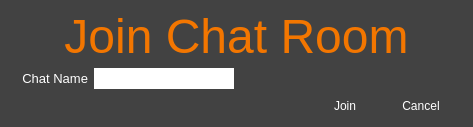
<?xml version="1.0" encoding="UTF-8"?>
<ui version="4.0">
 <class>JoinChatUI</class>
 <widget class="QDialog" name="JoinChatUI">
  <property name="geometry">
   <rect>
    <x>0</x>
    <y>0</y>
    <width>469</width>
    <height>127</height>
   </rect>
  </property>
  <property name="sizePolicy">
   <sizepolicy hsizetype="Minimum" vsizetype="Minimum">
    <horstretch>0</horstretch>
    <verstretch>0</verstretch>
   </sizepolicy>
  </property>
  <property name="windowTitle">
   <string>Dialog</string>
  </property>
  <property name="styleSheet">
   <string notr="true">background-color:rgb(66,66,66);</string>
  </property>
  <layout class="QGridLayout" name="gridLayout">
   <item row="0" column="0" colspan="2">
    <widget class="QLabel" name="title">
     <property name="minimumSize">
      <size>
       <width>451</width>
       <height>51</height>
      </size>
     </property>
     <property name="maximumSize">
      <size>
       <width>16777215</width>
       <height>51</height>
      </size>
     </property>
     <property name="font">
      <font>
       <pointsize>36</pointsize>
      </font>
     </property>
     <property name="styleSheet">
      <string notr="true">color: rgb(243, 118, 0);</string>
     </property>
     <property name="frameShape">
      <enum>QFrame::NoFrame</enum>
     </property>
     <property name="text">
      <string>Join Chat Room</string>
     </property>
     <property name="alignment">
      <set>Qt::AlignCenter</set>
     </property>
    </widget>
   </item>
   <item row="1" column="0">
    <layout class="QFormLayout" name="formLayout">
     <item row="0" column="0">
      <widget class="QLabel" name="chatNameLabel">
       <property name="minimumSize">
        <size>
         <width>77</width>
         <height>21</height>
        </size>
       </property>
       <property name="maximumSize">
        <size>
         <width>77</width>
         <height>21</height>
        </size>
       </property>
       <property name="baseSize">
        <size>
         <width>77</width>
         <height>21</height>
        </size>
       </property>
       <property name="font">
        <font>
         <pointsize>10</pointsize>
        </font>
       </property>
       <property name="styleSheet">
        <string notr="true">color:rgb(255,255,255);</string>
       </property>
       <property name="text">
        <string>Chat Name</string>
       </property>
       <property name="textFormat">
        <enum>Qt::PlainText</enum>
       </property>
       <property name="scaledContents">
        <bool>true</bool>
       </property>
       <property name="alignment">
        <set>Qt::AlignRight|Qt::AlignTrailing|Qt::AlignVCenter</set>
       </property>
      </widget>
     </item>
     <item row="0" column="1">
      <widget class="QLineEdit" name="chatNameText">
       <property name="minimumSize">
        <size>
         <width>140</width>
         <height>21</height>
        </size>
       </property>
       <property name="maximumSize">
        <size>
         <width>140</width>
         <height>21</height>
        </size>
       </property>
       <property name="baseSize">
        <size>
         <width>140</width>
         <height>21</height>
        </size>
       </property>
       <property name="styleSheet">
        <string notr="true">color:rgb(0,0,0);
background-color:rgb(255,255,255);</string>
       </property>
       <property name="maxLength">
        <number>64</number>
       </property>
       <property name="frame">
        <bool>false</bool>
       </property>
       <property name="clearButtonEnabled">
        <bool>true</bool>
       </property>
      </widget>
     </item>
    </layout>
   </item>
   <item row="2" column="0">
    <layout class="QHBoxLayout" name="horizontalLayout">
     <item>
      <spacer name="horizontalSpace">
       <property name="orientation">
        <enum>Qt::Horizontal</enum>
       </property>
       <property name="sizeHint" stdset="0">
        <size>
         <width>40</width>
         <height>0</height>
        </size>
       </property>
      </spacer>
     </item>
     <item>
      <widget class="QPushButton" name="joinButton">
       <property name="minimumSize">
        <size>
         <width>70</width>
         <height>21</height>
        </size>
       </property>
       <property name="maximumSize">
        <size>
         <width>70</width>
         <height>21</height>
        </size>
       </property>
       <property name="baseSize">
        <size>
         <width>70</width>
         <height>21</height>
        </size>
       </property>
       <property name="styleSheet">
        <string notr="true">color:rgb(255,255,255);</string>
       </property>
       <property name="text">
        <string>Join</string>
       </property>
       <property name="default">
        <bool>true</bool>
       </property>
       <property name="flat">
        <bool>true</bool>
       </property>
      </widget>
     </item>
     <item>
      <widget class="QPushButton" name="cancelButton">
       <property name="minimumSize">
        <size>
         <width>70</width>
         <height>21</height>
        </size>
       </property>
       <property name="maximumSize">
        <size>
         <width>70</width>
         <height>21</height>
        </size>
       </property>
       <property name="baseSize">
        <size>
         <width>70</width>
         <height>21</height>
        </size>
       </property>
       <property name="styleSheet">
        <string notr="true">color:rgb(255,255,255);</string>
       </property>
       <property name="text">
        <string>Cancel</string>
       </property>
       <property name="flat">
        <bool>true</bool>
       </property>
      </widget>
     </item>
    </layout>
   </item>
  </layout>
 </widget>
 <resources/>
 <connections/>
</ui>
